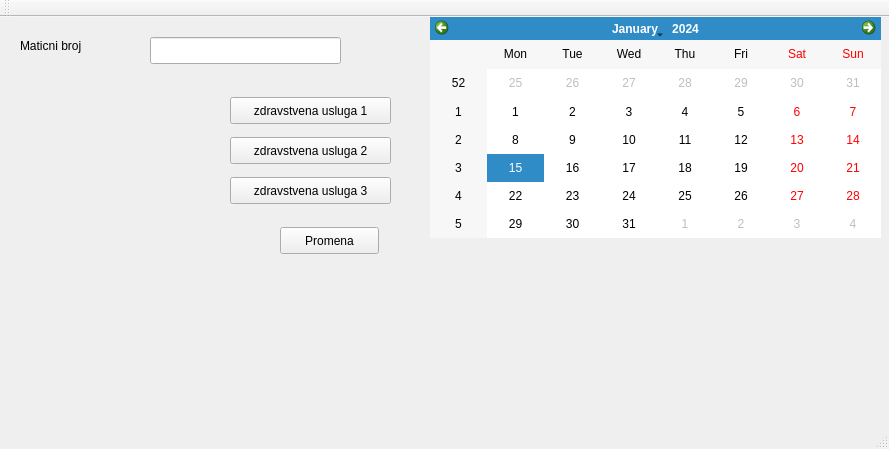
<?xml version="1.0" encoding="UTF-8"?>
<ui version="4.0">
 <class>MainWindow</class>
 <widget class="QMainWindow" name="MainWindow">
  <property name="geometry">
   <rect>
    <x>0</x>
    <y>0</y>
    <width>889</width>
    <height>449</height>
   </rect>
  </property>
  <property name="windowTitle">
   <string>MainWindow</string>
  </property>
  <widget class="QWidget" name="centralWidget">
   <widget class="QLabel" name="lbl_jmbg">
    <property name="geometry">
     <rect>
      <x>20</x>
      <y>20</y>
      <width>121</width>
      <height>17</height>
     </rect>
    </property>
    <property name="text">
     <string>Maticni broj</string>
    </property>
   </widget>
   <widget class="QPushButton" name="zdr_usl1">
    <property name="geometry">
     <rect>
      <x>230</x>
      <y>80</y>
      <width>161</width>
      <height>27</height>
     </rect>
    </property>
    <property name="text">
     <string>zdravstvena usluga 1</string>
    </property>
   </widget>
   <widget class="QPushButton" name="zdr_usl2">
    <property name="geometry">
     <rect>
      <x>230</x>
      <y>120</y>
      <width>161</width>
      <height>27</height>
     </rect>
    </property>
    <property name="text">
     <string>zdravstvena usluga 2</string>
    </property>
   </widget>
   <widget class="QPushButton" name="zdr_usl3">
    <property name="geometry">
     <rect>
      <x>230</x>
      <y>160</y>
      <width>161</width>
      <height>27</height>
     </rect>
    </property>
    <property name="text">
     <string>zdravstvena usluga 3</string>
    </property>
   </widget>
   <widget class="QLineEdit" name="jmbg">
    <property name="geometry">
     <rect>
      <x>150</x>
      <y>20</y>
      <width>191</width>
      <height>27</height>
     </rect>
    </property>
   </widget>
   <widget class="QCalendarWidget" name="calendarWidget">
    <property name="geometry">
     <rect>
      <x>430</x>
      <y>0</y>
      <width>451</width>
      <height>221</height>
     </rect>
    </property>
   </widget>
   <widget class="QLabel" name="lbl_zdr1">
    <property name="geometry">
     <rect>
      <x>60</x>
      <y>80</y>
      <width>141</width>
      <height>20</height>
     </rect>
    </property>
    <property name="text">
     <string/>
    </property>
   </widget>
   <widget class="QLabel" name="lbl_zdr2">
    <property name="geometry">
     <rect>
      <x>70</x>
      <y>120</y>
      <width>121</width>
      <height>20</height>
     </rect>
    </property>
    <property name="text">
     <string/>
    </property>
   </widget>
   <widget class="QLabel" name="lbl_zdr3">
    <property name="geometry">
     <rect>
      <x>70</x>
      <y>160</y>
      <width>121</width>
      <height>20</height>
     </rect>
    </property>
    <property name="text">
     <string/>
    </property>
   </widget>
   <widget class="QPushButton" name="btn_promena">
    <property name="geometry">
     <rect>
      <x>280</x>
      <y>210</y>
      <width>99</width>
      <height>27</height>
     </rect>
    </property>
    <property name="text">
     <string>Promena</string>
    </property>
   </widget>
  </widget>
  <widget class="QMenuBar" name="menuBar">
   <property name="geometry">
    <rect>
     <x>0</x>
     <y>0</y>
     <width>889</width>
     <height>25</height>
    </rect>
   </property>
  </widget>
  <widget class="QToolBar" name="mainToolBar">
   <attribute name="toolBarArea">
    <enum>TopToolBarArea</enum>
   </attribute>
   <attribute name="toolBarBreak">
    <bool>false</bool>
   </attribute>
  </widget>
  <widget class="QStatusBar" name="statusBar"/>
 </widget>
 <layoutdefault spacing="6" margin="11"/>
 <resources/>
 <connections/>
</ui>
